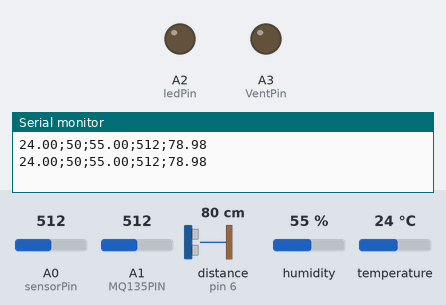
The sketch below on a simulated Arduino Mega 2560, built with avr-gcc and run on an emulated ATmega2560. On the bench: output pins drawn as LEDs (lit = HIGH), the last lines printed to the serial monitor. Wiring (inferred from the names in the program): ultrasonic range finder: trigger pin 5; echo pin 6. The inputs (shaded band) are chosen by the test bench; at power-on: distance to the obstacle (sensor on pin 6) 80 cm, A0 (sensorPin) = 512, A1 (MQ135PIN) = 512, humidity 55 %, temperature 24 °C. The echo pulse lasts 58.3 µs per cm; pins used as bus, display or sensor lines are not drawn.

Above: at 2.3 s.
2.4 s: distance to the obstacle (sensor on pin 6) set to 7 cm
5.7 s: distance to the obstacle (sensor on pin 6) set to 4 cm
At 8.8 s:
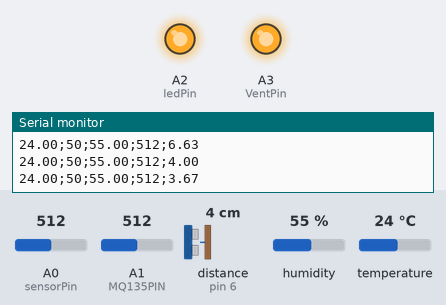
9.1 s: distance to the obstacle (sensor on pin 6) set to 9 cm
At 11.3 s:
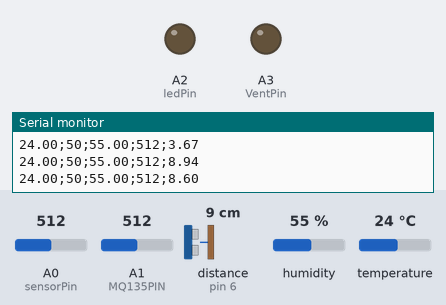
12.1 s: distance to the obstacle (sensor on pin 6) set to 2 cm
At 14.7 s:
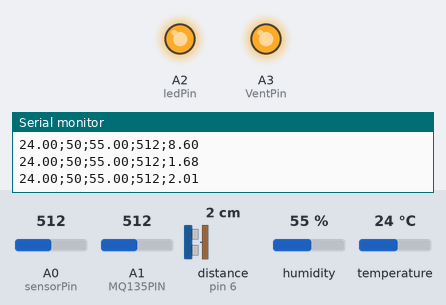
Timing chart, 0 to 16.1 s (numbered marks = the images above; inputs shaded):
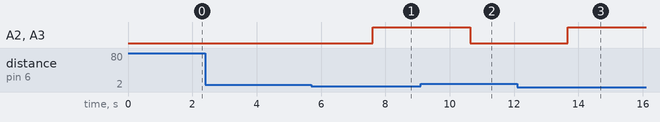

Measured:
- the behaviour switches between 6 and 5 cm on distance to the obstacle (sensor on pin 6) (found by bisection; images 0 and 1)
- after the input at 5.7 s, A2 (ledPin), A3 (VentPin): LOW → HIGH after 1.9 s
- after the input at 9.1 s, A2 (ledPin), A3 (VentPin): HIGH → LOW after 1.5 s
- after the input at 12.1 s, A2 (ledPin), A3 (VentPin): LOW → HIGH after 1.6 s

The sketch:

P2Arqui.ino
```cpp
#include <DHT.h>
#include <SoftwareSerial.h>

 SoftwareSerial mega(2,3);

String data = "";

#define DHTPIN 4         // Pin del sensor DHT11
#define DHTTYPE DHT11    // Tipo del sensor DHT (DHT11 o DHT22)
#define MQ135PIN A1      // Pin del sensor MQ135

// Constants
#define DELAY 3000 // Delay between two measurements in ms
#define VIN 5 // V power voltage
#define R 10000 //ohm resistance value

// Parameters
const int sensorPin = A0; // Pin connected to LDR sensor
const int ledPin = A2;    // Pin connected to LED
const int VentPin = A3;    // Pin connected to LED

// Variables
int sensorVal; // Analog value from the LDR sensor
int lux; // Lux value

DHT dht(DHTPIN, DHTTYPE);

// Ultrasonic sensor pins
const int TRIGGER_PIN = 5; // Change this to your TRIGGER pin number
const int ECHO_PIN = 6;    // Change this to your ECHO pin number

void setup() {
   Serial.begin(115200);
   mega.begin(115200);
   dht.begin();
   pinMode(TRIGGER_PIN, OUTPUT);
   pinMode(ECHO_PIN, INPUT);
   pinMode(ledPin, OUTPUT);
   pinMode(VentPin, OUTPUT);
 }

 void loop() {
  // Lectura de la humedad y la temperatura del sensor DHT11
  float humidity = dht.readHumidity();
  float temperature = dht.readTemperature();

  // Lectura de la calidad del aire del sensor MQ135
  int airQuality = analogRead(MQ135PIN);

  sensorVal = analogRead(sensorPin);
  lux = sensorRawToPhys(sensorVal);

  // Lectura de la distancia del sensor ultrasónico
  float distance = getDistance();

  // Mostrar los valores en el monitor serial

  String output = String(temperature) + ";" + String(lux) + ";" + String(humidity) + ";" + String(airQuality) + ";" + String(distance) + "\n";

  for (int i=0; i<output.length(); i++){
    mega.write(output[i]);

  }
  Serial.println(output);
  delay(1500);


  // Encender la luz LED si la distancia es menor a 5 cm
  if (distance < 5) {
    digitalWrite(ledPin, HIGH);
    digitalWrite(VentPin, HIGH);
  } else {
    digitalWrite(ledPin, LOW);
    digitalWrite(VentPin, LOW);
  }


   // Esperar unos segundos antes de leer nuevamente
}

int sensorRawToPhys(int raw) {
  // Conversion rule
  float Vout = float(raw) * (VIN / float(1023)); // Conversion analog to voltage
  float RLDR = (R * (VIN - Vout)) / Vout; // Conversion voltage to resistance
  int phys = 500 / (RLDR / 1000); // Conversion resitance to lumen
  return phys;
}

float getDistance() {
  digitalWrite(TRIGGER_PIN, LOW);
  delayMicroseconds(2);
  digitalWrite(TRIGGER_PIN, HIGH);
  delayMicroseconds(10);
  digitalWrite(TRIGGER_PIN, LOW);

  unsigned long duration = pulseIn(ECHO_PIN, HIGH);
  float distance = duration * 0.034 / 2; // Calculate distance in cm

  return distance;
}
```
